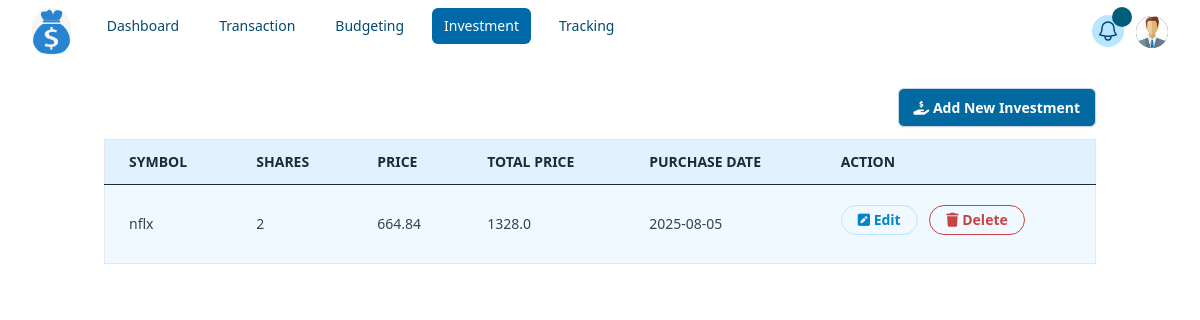
The page /getAllInvestments (signed in) on the database as committed earlier.
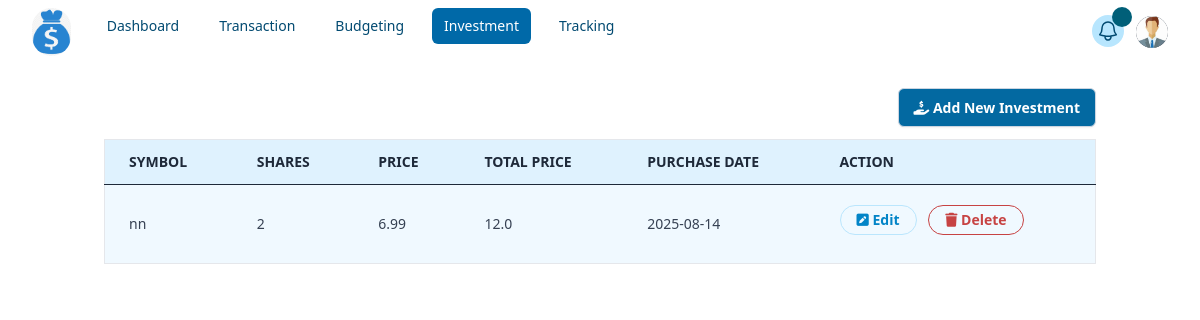
The same page on the database as committed later.
### tables this page shows
CREATE TABLE investments (id INTEGER PRIMARY KEY AUTOINCREMENT, user_id INTEGER NOT NULL, symbol TEXT NOT NULL, shares INTEGER NOT NULL, price REAL NOT NULL, total_price REAL NOT NULL, purchase_date NUMERIC NOT NULL, currency TEXT, timestamp NUMERIC NOT NULL DEFAULT (DATETIME('now', 'localtime')));

### app.py (the view)
@app.route("/getAllInvestments")
@login_required
def getAllInvestments():
    rows = db.execute(
        "select * from investments where user_id = ? order by timestamp desc", session['user_id'])
    return render_template("investment/list.html", rows=rows)

### app.py (called while the page is built)
@app.after_request
def after_request(response):
    response.headers["Cache-Control"] = ["no-cache, no-store, must-revalidate"]
    response.headers["Expires"] = 0
    response.headers["Pragma"] = "no-cache"
    return response

### helpers.py (called while the page is built)
def login_required(f):
    @wraps(f)
    def decorated_function(*args, **kwargs):
        if session.get("user_id") is None:
            return redirect("/login")
        return f(*args, **kwargs)
    return decorated_function

### templates/investment/list.html (shortened to what this page needs)
{% extends "layout.html" %}
{% block main %}
<a href="/saveOrUpdateInvestment" class="addSearchBtn">
    <i class="fa-solid fa-hand-holding-dollar"></i> Add New Investment
</a>
<table class="min-w-full text-sm text-left text-gray-700 border border-gray-200">
    <thead class="bg-sky-100 text-gray-800 uppercase">
        <tr>
            <th class="px-6 py-3 border-b">Symbol</th>
            <th class="px-6 py-3 border-b">Shares</th>
            <th class="px-6 py-3 border-b">Price</th>
            <th class="px-6 py-3 border-b">Total Price</th>
            <th class="px-6 py-3 border-b">Purchase Date</th>
            <th class="px-6 py-3 border-b">Action</th>
        </tr>
    </thead>
    <tbody class="bg-sky-50 divide-y divide-gray-100">
        {% for data in rows %}
        <tr class="hover:bg-gray-50">
            <td class="px-6 py-4">{{ data.symbol }}</td>
            <td class="px-6 py-4">{{ data.shares }}</td>
            <td class="px-6 py-4">{{ data.price }}</td>
            <td class="px-6 py-4">{{ data.total_price }}</td>
            <td class="px-6 py-4">{{ data.purchase_date }}</td>
            <td class="px-6 py-4 space-x-2">
                <a href="/getInvestmentById?id={{ data.id }}">
                    <button class="editBtn"><i class="fa-solid fa-square-pen"></i> Edit</button></a>
                <a href="/deleteInvestment?id={{ data.id }}">
                    <button class="deleteBtn"><i class="fa-solid fa-trash"></i> Delete</button>
                </a>
            </td>
        </tr>
        {% endfor %}
    </tbody>
</table>
{% endblock %}

Rows that differ between the two databases and show on the page:
changed investments: symbol "nflx" → "nn"; price "664.84" → "6.99"; total_price "1328.0" → "12.0"; purchase_date "2025-08-05" → "2025-08-14"
